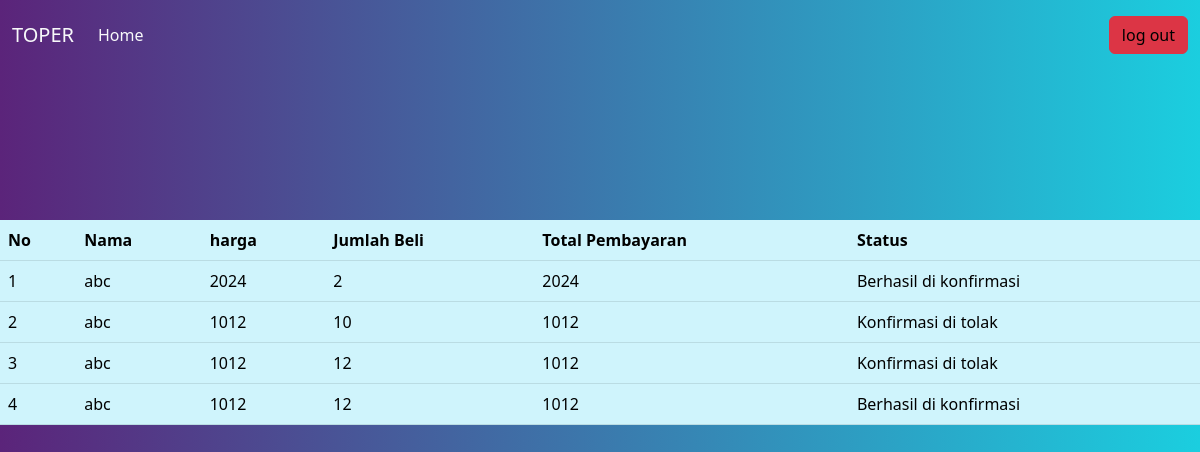
Screenshot of /user/transaksi.php (signed in) with the database file from the repository.
### tables this page shows
CREATE TABLE `pembelian` (
  `id` int(11) NOT NULL,
  `iduser` int(11) NOT NULL,
  `idbarang` int(11) NOT NULL,
  `nama` varchar(100) NOT NULL,
  `harga` int(100) NOT NULL,
  `stok` int(100) NOT NULL,
  `alamat` varchar(100) NOT NULL,
  `kodepos` int(11) NOT NULL,
  `status` varchar(100) NOT NULL,
  `pengiriman` varchar(10) NOT NULL
);

CREATE TABLE `barang` (
  `idbarang` int(11) NOT NULL,
  `nama` varchar(100) NOT NULL,
  `harga` int(100) NOT NULL,
  `stok` varchar(100) NOT NULL
);

### user/transaksi.php (the view, shortened to what this page needs)
<?php
require "../koneksi.php";
$username = $_SESSION["username"];
$result = mysqli_query($conn, "SELECT barang.nama AS barang,
pembelian.harga,
user.username,
pembelian.stok,
pembelian.alamat,
pembelian.status,
pembelian.pengiriman  FROM pembelian
INNER JOIN barang ON pembelian.idbarang = barang.idbarang
INNER JOIN user ON pembelian.iduser = user.iduser
WHERE username = '$username' ORDER BY id DESC;");
?>
<!DOCTYPE html>
<html lang="en">
<head>
    <link rel="stylesheet" href="https://cdn.jsdelivr.net/npm/bootstrap@5.3.0-alpha1/dist/css/bootstrap.min.css">
</head>
<body>
    <div class="container-fluid p-0">
        <nav class="navbar navbar-expand-lg">
            <div class="container-fluid">
                <a class="navbar-brand text-light" href="#">TOPER</a>
                <div class="collapse navbar-collapse" id="navbarText">
                    <ul class="navbar-nav me-auto mb-2 mb-lg-0">
                        <li class="nav-item">
                            <a class="nav-link text-light active" aria-current="page" href="index.php">Home</a>
                        </li>
                    </ul>
                    <span class="navbar-text">
                        <a href="../logout.php" class="btn btn-danger text-black bg-danger text-decoration-none">log out</a>
                    </span>
                </div>
            </div>
        </nav>
    </div>
    <table class="table table-info">
        <thead>
            <tr>
                <th scope="col">No</th>
                <th scope="col">Nama</th>
                <th scope="col">harga</th>
                <th scope="col">Jumlah Beli</th>
                <th scope="col">Total Pembayaran</th>
                <th scope="col">Status</th>
            </tr>
        </thead>
        <?php
        $nomor = 1;
        while ($data = mysqli_fetch_assoc($result)) :
            $status = "";
            if ($data["status"] == 2) {
                $status = "Konfirmasi di tolak";
            } else if ($data["status"] == 1) {
                $status = "Berhasil di konfirmasi";
            } else if ($data["status"] == 0) {
                $status = "Belum di konfirmasi";
            }
        ?>
            <tbody>
                <tr>
                    <td scope="row"><?= $nomor++ ?></td>
                    <td><?= $data["barang"] ?></td>
                    <td><?= $data["harga"] ?></td>
                    <td><?= $data["stok"] ?></td>
                    <td><?= $data["harga"] ?></td>
                    <td><?= $status ?></td>
                </tr>
            </tbody>
        <?php endwhile; ?>
    </table>
</body>
</html>

### user/transaksi.php (style rules this page uses)
body { width: 100%; height: 100%; background-image: linear-gradient(to right, #5b247a, #1bcedf); }
table { margin-top: 150px; }

### rows the page displays
pembelian: idbarang.nama "abc", harga "2024", stok "2", status "Berhasil di konfirmasi"
pembelian: idbarang.nama "abc", harga "1012", stok "10", status "Konfirmasi di tolak"
pembelian: idbarang.nama "abc", harga "1012", stok "12", status "Konfirmasi di tolak"
pembelian: idbarang.nama "abc", harga "1012", stok "12", status "Berhasil di konfirmasi"
